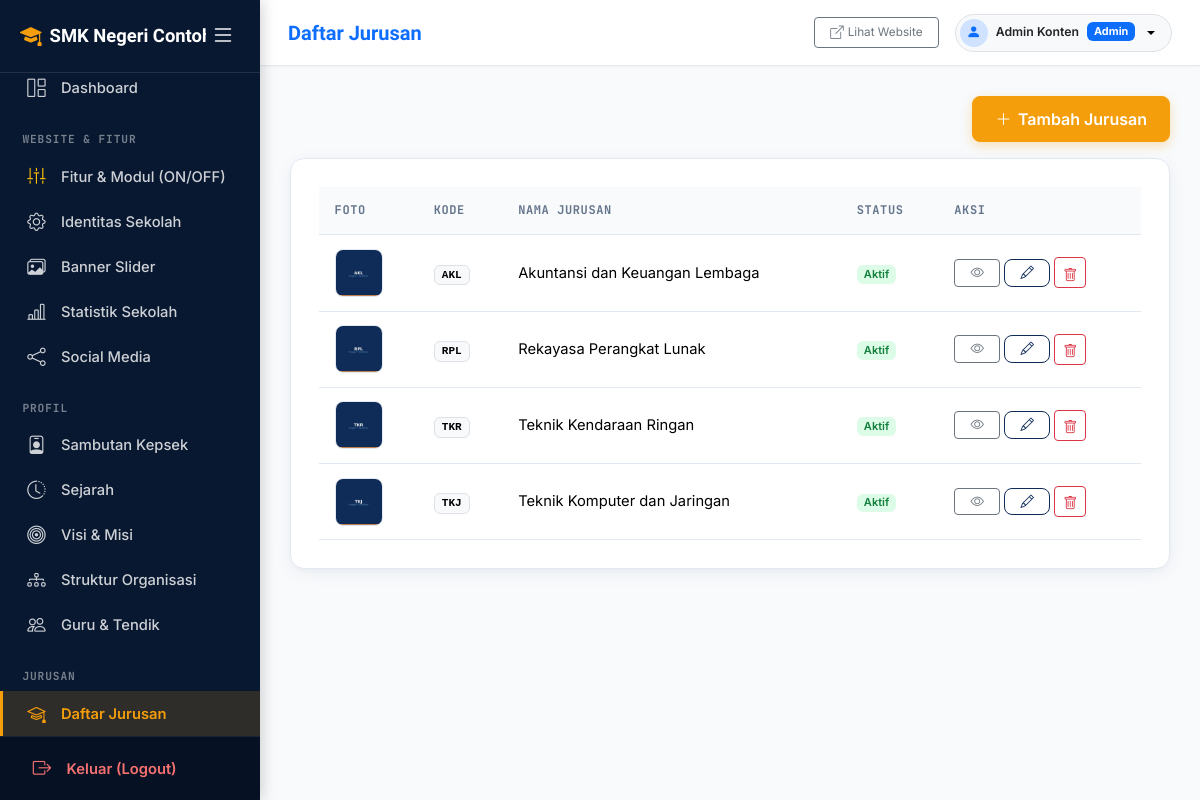
/admin/majors/index.php (signed in), run on the app's committed database.
### tables this page shows
CREATE TABLE school_profile (
  id INT UNSIGNED AUTO_INCREMENT PRIMARY KEY,
  school_name VARCHAR(150) NOT NULL,
  npsn VARCHAR(20) DEFAULT NULL,
  address VARCHAR(255) DEFAULT NULL,
  phone VARCHAR(50) DEFAULT NULL,
  email VARCHAR(150) DEFAULT NULL,
  website VARCHAR(150) DEFAULT NULL,
  description TEXT,
  logo VARCHAR(255) DEFAULT NULL,
  favicon VARCHAR(255) DEFAULT NULL,
  theme_color_primary VARCHAR(20) DEFAULT '#0F2C59',
  theme_color_secondary VARCHAR(20) DEFAULT '#2563EB',
  theme_color_accent VARCHAR(20) DEFAULT '#F59E0B',
  theme_preset VARCHAR(50) DEFAULT 'navy_classic',
  map_url VARCHAR(255) DEFAULT NULL,
  accreditation VARCHAR(10) DEFAULT NULL,
  founded_year VARCHAR(10) DEFAULT NULL,
  running_text TEXT DEFAULT NULL,
  is_running_text_active TINYINT(1) DEFAULT 1,
  video_profile_url VARCHAR(255) DEFAULT 'https://www.youtube.com/watch?v=7vhYf5p_yhs',
  video_title VARCHAR(200) DEFAULT 'Video Profil & Fasilitas Sekolah',
  video_description TEXT DEFAULT NULL,
  video_features TEXT DEFAULT NULL,
  whatsapp_ppdb VARCHAR(50) DEFAULT '6281234567890',
  whatsapp_bkk VARCHAR(50) DEFAULT '6281234567891',
  whatsapp_tu VARCHAR(50) DEFAULT '6281234567892',
  created_at DATETIME DEFAULT CURRENT_TIMESTAMP,
  updated_at DATETIME DEFAULT CURRENT_TIMESTAMP ON UPDATE CURRENT_TIMESTAMP
);

CREATE TABLE majors (
  id INT UNSIGNED AUTO_INCREMENT PRIMARY KEY,
  name VARCHAR(150) NOT NULL,
  slug VARCHAR(170) NOT NULL UNIQUE,
  code VARCHAR(20) DEFAULT NULL,
  image VARCHAR(255) DEFAULT NULL,
  short_description VARCHAR(255) DEFAULT NULL,
  description TEXT,
  competency TEXT,
  career TEXT,
  facilities TEXT,
  status TINYINT(1) NOT NULL DEFAULT 1,
  created_at DATETIME DEFAULT CURRENT_TIMESTAMP,
  updated_at DATETIME DEFAULT CURRENT_TIMESTAMP ON UPDATE CURRENT_TIMESTAMP
);

### config/database.php (called while the page is built)
<?php
class Database
{
    private static ?PDO $instance = null;
    private static string $host   = 'localhost';
    private static string $dbname = 'smk_school';
    private static string $user   = 'root';
    private static string $pass   = '';
    public static function getInstance(): PDO
    {
        if (self::$instance === null) {
            $dsn = 'mysql:host=' . self::$host . ';dbname=' . self::$dbname . ';charset=utf8mb4';
            try {
                self::$instance = new PDO($dsn, self::$user, self::$pass, [
                    PDO::ATTR_ERRMODE            => PDO::ERRMODE_EXCEPTION,
                    PDO::ATTR_DEFAULT_FETCH_MODE  => PDO::FETCH_ASSOC,
                    PDO::ATTR_EMULATE_PREPARES    => false,
                ]);
            } catch (PDOException $e) {
                error_log('Database connection failed: ' . $e->getMessage());
                die('Koneksi database gagal. Silakan cek konfigurasi di config/database.php.');
            }
        }
        return self::$instance;
    }
}
function getDB(): PDO
{
    return Database::getInstance();
}

### includes/functions.php (called while the page is built, shortened)
<?php
function e(?string $value): string
{
    return htmlspecialchars((string) ($value ?? ''), ENT_QUOTES | ENT_SUBSTITUTE, 'UTF-8');
}
function getSchoolProfile(): array
{
    static $profile = null;
    if ($profile === null) {
        $stmt = getDB()->query('SELECT * FROM school_profile ORDER BY id LIMIT 1');
        $profile = $stmt->fetch() ?: [];
    }
    return $profile;
}

### admin/majors/index.php (the view, shortened to what this page needs)
<?php
$majors = getDB()->query("SELECT * FROM majors ORDER BY name ASC")->fetchAll();
require __DIR__ . '/../includes/header.php';
require __DIR__ . '/../includes/sidebar.php';
require __DIR__ . '/../includes/topbar.php';
?>
<div class="d-flex justify-content-end mb-3">
  <a href="form.php" class="btn btn-accent"><i class="bi bi-plus-lg"></i> Tambah Jurusan</a>
</div>
<div class="admin-card">
  <div class="table-responsive">
    <table class="table table-admin align-middle">
      <thead><tr><th>Foto</th><th>Kode</th><th>Nama Jurusan</th><th>Status</th><th>Aksi</th></tr></thead>
      <tbody>
        <?php foreach ($majors as $m): ?>
        <tr>
          <td><img src="<?= e(BASE_URL . '/' . $m['image']) ?>" class="thumb" alt=""></td>
          <td><span class="badge text-bg-light border font-monospace"><?= e($m['code']) ?></span></td>
          <td><?= e($m['name']) ?></td>
          <td><span class="badge <?= $m['status'] ? 'badge-status-active' : 'badge-status-inactive' ?>"><?= $m['status'] ? 'Aktif' : 'Nonaktif' ?></span></td>
          <td>
            <a href="<?= e(BASE_URL) ?>/jurusan/detail/<?= e($m['slug']) ?>" target="_blank" class="btn btn-sm btn-outline-secondary"><i class="bi bi-eye"></i></a>
            <a href="form.php?id=<?= (int) $m['id'] ?>" class="btn btn-sm btn-outline-primary-custom"><i class="bi bi-pencil"></i></a>
            <form method="post" action="delete.php" class="d-inline" data-confirm-delete="Hapus jurusan <?= e($m['name']) ?>?">
              <button type="submit" class="btn btn-sm btn-outline-danger"><i class="bi bi-trash"></i></button>
            </form>
          </td>
        </tr>
        <?php endforeach; ?>
      </tbody>
    </table>
  </div>
</div>
<?php require __DIR__ . '/../includes/footer.php'; ?>

### admin/includes/sidebar.php (shortened to what this page needs)
<?php
$currentScript = $_SERVER['SCRIPT_NAME'] ?? '';
$sidebarProfile = getSchoolProfile();
$adminBrandTitle = !empty($sidebarProfile['school_name']) ? $sidebarProfile['school_name'] : 'Admin Panel';
function navIsActive(string $needle, string $currentScript): bool
{
    return str_contains($currentScript, '/admin/' . $needle);
}
?>
<aside class="admin-sidebar" id="adminSidebar">
  <div class="sidebar-brand d-flex align-items-center justify-content-between">
    <div class="sidebar-brand-left d-flex align-items-center gap-2 overflow-hidden" title="<?= e($adminBrandTitle) ?>">
      <i class="bi bi-mortarboard-fill flex-shrink-0" style="color: var(--color-accent); font-size:1.35rem;"></i>
      <span class="sidebar-brand-title text-nowrap fw-bold"><?= e($adminBrandTitle) ?></span>
    </div>
    <button type="button" class="btn btn-sm btn-link text-white-50 p-1 sidebar-toggle-btn shadow-none flex-shrink-0" id="sidebarToggleInsideBtn" title="Buka / Tutup Sidebar" aria-label="Toggle Sidebar">
      <i class="bi bi-list fs-4 text-white"></i>
    </button>
  </div>
  <div class="sidebar-nav-scroll flex-grow-1 overflow-y-auto overflow-x-hidden">
    <nav class="nav flex-column py-2">
      <a class="nav-link <?= str_ends_with($currentScript, '/admin/dashboard.php') ? 'active' : '' ?>" href="<?= e(BASE_URL) ?>/admin/dashboard.php" title="Dashboard">
        <i class="bi bi-grid-1x2"></i> <span class="nav-text">Dashboard</span>
      </a>
      <div class="nav-section-label">Website &amp; Fitur</div>
      <a class="nav-link <?= navIsActive('modules', $currentScript) ? 'active' : '' ?>" href="<?= e(BASE_URL) ?>/admin/modules/index.php" title="Fitur & Modul Halaman"><i class="bi bi-sliders2-vertical text-warning"></i> <span class="nav-text">Fitur &amp; Modul (ON/OFF)</span></a>
      <a class="nav-link <?= navIsActive('profile', $currentScript) ? 'active' : '' ?>" href="<?= e(BASE_URL) ?>/admin/profile/index.php" title="Identitas & Profil Website"><i class="bi bi-gear"></i> <span class="nav-text">Identitas Sekolah</span></a>
      <a class="nav-link <?= navIsActive('banners', $currentScript) ? 'active' : '' ?>" href="<?= e(BASE_URL) ?>/admin/banners/index.php" title="Banner Slider"><i class="bi bi-images"></i> <span class="nav-text">Banner Slider</span></a>
      <a class="nav-link <?= navIsActive('statistics', $currentScript) ? 'active' : '' ?>" href="<?= e(BASE_URL) ?>/admin/statistics/index.php" title="Statistik Sekolah (Jumlah Siswa, Guru, dll)"><i class="bi bi-bar-chart-line"></i> <span class="nav-text">Statistik Sekolah</span></a>
      <a class="nav-link <?= navIsActive('social-media', $currentScript) ? 'active' : '' ?>" href="<?= e(BASE_URL) ?>/admin/social-media/index.php" title="Social Media"><i class="bi bi-share"></i> <span class="nav-text">Social Media</span></a>
      <div class="nav-section-label">Profil</div>
      <a class="nav-link <?= navIsActive('principal', $currentScript) ? 'active' : '' ?>" href="<?= e(BASE_URL) ?>/admin/principal/index.php" title="Sambutan Kepsek"><i class="bi bi-person-badge"></i> <span class="nav-text">Sambutan Kepsek</span></a>
      <a class="nav-link <?= navIsActive('history', $currentScript) ? 'active' : '' ?>" href="<?= e(BASE_URL) ?>/admin/history/index.php" title="Sejarah"><i class="bi bi-clock-history"></i> <span class="nav-text">Sejarah</span></a>
      <a class="nav-link <?= navIsActive('vision-mission', $currentScript) ? 'active' : '' ?>" href="<?= e(BASE_URL) ?>/admin/vision-mission/index.php" title="Visi &amp; Misi"><i class="bi bi-bullseye"></i> <span class="nav-text">Visi &amp; Misi</span></a>
      <a class="nav-link <?= navIsActive('organization', $currentScript) ? 'active' : '' ?>" href="<?= e(BASE_URL) ?>/admin/organization/index.php" title="Struktur Organisasi"><i class="bi bi-diagram-3"></i> <span class="nav-text">Struktur Organisasi</span></a>
      <a class="nav-link <?= navIsActive('teachers', $currentScript) ? 'active' : '' ?>" href="<?= e(BASE_URL) ?>/admin/teachers/index.php" title="Guru &amp; Tendik"><i class="bi bi-people"></i> <span class="nav-text">Guru &amp; Tendik</span></a>
      <div class="nav-section-label">Jurusan</div>
      <a class="nav-link <?= navIsActive('majors', $currentScript) ? 'active' : '' ?>" href="<?= e(BASE_URL) ?>/admin/majors/index.php" title="Daftar Jurusan"><i class="bi bi-mortarboard"></i> <span class="nav-text">Daftar Jurusan</span></a>
    </nav>
  </div>
  <div class="sidebar-footer flex-shrink-0">
    <a class="nav-link sidebar-logout-btn" href="#" data-bs-toggle="modal" data-bs-target="#logoutConfirmModal" title="Keluar dari Panel Admin">
      <i class="bi bi-box-arrow-right"></i>
      <span class="nav-text">Keluar (Logout)</span>
    </a>
  </div>
</aside>

### assets/css/style.css (style rules this page uses)
:root { --color-primary: #0F2C59; --color-primary-dark: #081830; --color-primary-light: #183E7A; --color-secondary: #2563EB; --color-secondary-light: #EFF6FF; --color-accent: #F59E0B; --color-accent-dark: #D97706; --color-accent-light: #FEF3C7; --color-bg: #F8FAFC; --color-surface: #FFFFFF; --color-text: #1E293B; --color-text-muted: #64748B; --color-border: #E2E8F0; --font-display: 'Sora', -apple-system, BlinkMacSystemFont, 'Segoe UI', Roboto, sans-serif; --font-body: 'Inter', -apple-system, BlinkMacSystemFont, 'Segoe UI', Roboto, sans-serif; --font-mono: 'JetBrains Mono', SFMono-Regular, Menlo, Monaco, Consolas, monospace; --radius-xl: 20px; --radius: 14px; --radius-sm: 8px; --radius-xs: 4px; --shadow-xs: 0 1px 2px 0 rgba(0, 0, 0, 0.05); --shadow-soft: 0 4px 20px -2px rgba(15, 44, 89, 0.07), 0 2px 6px -1px rgba(15, 44, 89, 0.04); --shadow-lift: 0 14px 30px -4px rgba(15, 44, 89, 0.12), 0 6px 12px -2px rgba(15, 44, 89, 0.06); --section-spacing: 5rem; }
*, *::before, *::after { box-sizing: border-box; }
html { scroll-behavior: smooth; -webkit-font-smoothing: antialiased; -moz-osx-font-smoothing: grayscale; }
body { font-family: var(--font-body); color: var(--color-text); background-color: var(--color-bg); line-height: 1.65; overflow-x: hidden; }
a { color: var(--color-secondary); text-decoration: none; transition: color 0.15s ease, opacity 0.15s ease; }
img { max-width: 100%; height: auto; display: block; }
.bi { display: inline-block; vertical-align: -0.125em; line-height: 1; }
.btn .bi { vertical-align: -0.1em; }
.btn-accent { background-color: var(--color-accent); border: 1.5px solid var(--color-accent); color: #ffffff; font-weight: 600; border-radius: var(--radius-sm); padding: 0.65rem 1.4rem; display: inline-flex; align-items: center; justify-content: center; gap: 0.4rem; vertical-align: middle; transition: transform 0.18s ease, background-color 0.18s ease, box-shadow 0.18s ease; box-shadow: 0 4px 12px rgba(245, 158, 11, 0.28); }
.btn-outline-primary-custom { border: 1.5px solid var(--color-primary); color: var(--color-primary); background-color: transparent; border-radius: var(--radius-sm); font-weight: 600; padding: 0.65rem 1.4rem; display: inline-flex; align-items: center; justify-content: center; gap: 0.4rem; vertical-align: middle; transition: all 0.18s ease; }
.btn-sm.btn-accent, .btn-sm.btn-outline-primary-custom, .btn-sm.btn-outline-secondary { padding: 0.38rem 0.95rem; font-size: 0.84rem; line-height: 1.4; border-width: 1.5px; display: inline-flex; align-items: center; justify-content: center; vertical-align: middle; }
html, body { overflow-x: hidden; max-width: 100vw; -webkit-text-size-adjust: 100%; }
button, .btn, .nav-link, .dropdown-item, .page-link { touch-action: manipulation; }

### data on the page
school_profile: school_name "SMK Negeri…"
majors: image (picture), code "AKL", name "Akuntansi dan Keuangan Lembaga", status "Aktif"
majors: image (picture), code "RPL", name "Rekayasa Perangkat Lunak", status "Aktif"
majors: image (picture), code "TKR", name "Teknik Kendaraan Ringan", status "Aktif"
majors: image (picture), code "TKJ", name "Teknik Komputer dan Jaringan", status "Aktif"

### other printed values
$pageTitle "Daftar Jurusan"
$_SESSION['admin_name'] "Admin Konten"
$_SESSION['admin_role'] "Admin"
